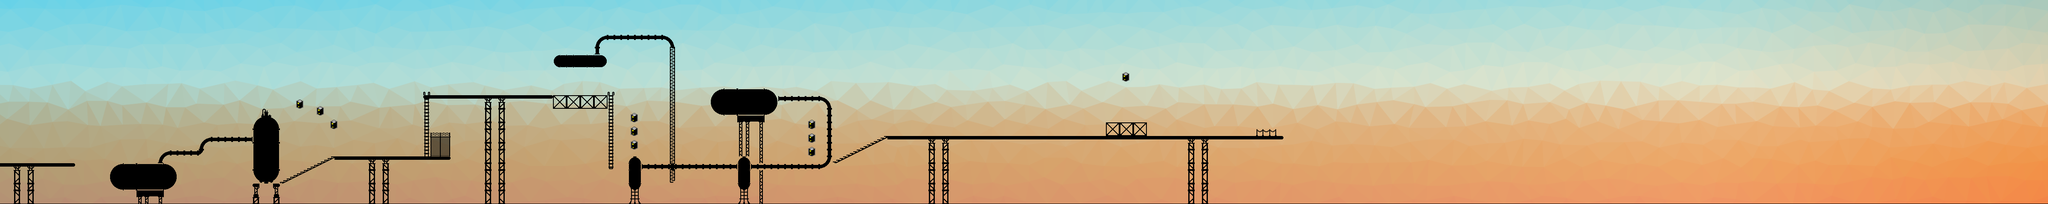

Below is a game level as drawn by its tile map, then a one-line description and the .tmx that defines it (tile-layer data replaced by summaries):
An orthogonal 300x30 tile map with 16x16 px tiles, 2 tile layers (platform, graphics), 2 tilesets, 1 image layer and 74 objects.

<map version="1.0" orientation="orthogonal" renderorder="left-up" width="300" height="30" tilewidth="16" tileheight="16" nextobjectid="132">
 <tileset firstgid="1" name="minimal_industry" tilewidth="16" tileheight="16" tilecount="1160" columns="29">
  <image source="Texture/minimal_industry.png" width="464" height="640" />
 </tileset>
 <tileset firstgid="1161" name="smallBattery" tilewidth="16" tileheight="16" tilecount="260" columns="20">
  <image source="Sprite/Battery/smallBattery.png" width="320" height="213" />
 </tileset>
 <imagelayer name="background">
  <image source="Background/background1.png" width="4978" height="479" />
 </imagelayer>
 <layer name="platform" width="300" height="30">
  <data>[9000 cells, 600 non-empty, 197 distinct tile ids]</data>
 </layer>
 <layer name="graphics" width="300" height="30">
  <data>[9000 cells, 65 non-empty, 10 distinct tile ids]</data>
 </layer>
 <objectgroup name="ground">
  <object id="1" x="0" y="384" width="176" height="16" />
  <object id="5" x="372" y="357" width="53" height="53">
   <ellipse />
  </object>
  <object id="7" x="399.333" y="358" width="96" height="16" />
  <object id="13" x="468" y="324" width="55" height="55">
   <ellipse />
  </object>
  <object id="14" x="496" y="324.667" width="96" height="16" />
  <object id="15" x="594" y="275" width="60" height="60">
   <ellipse />
  </object>
  <object id="16" x="594" y="304" width="60" height="126.667" />
  <object id="17" x="614.667" y="258" width="13.3333" height="18" />
  <object id="30" x="784" y="368" width="272" height="16" />
  <object id="37" x="992" y="224" width="448" height="16" />
  <object id="42" x="1298" y="129.333" width="30" height="30">
   <ellipse />
  </object>
  <object id="44" x="1392" y="130" width="30" height="30">
   <ellipse />
  </object>
  <object id="46" x="1398" y="86" width="40" height="40">
   <ellipse />
  </object>
  <object id="47" x="1424" y="80" width="128" height="16" />
  <object id="48" x="1532" y="85" width="43" height="43">
   <ellipse />
  </object>
  <object id="50" x="1502" y="386.667" width="449.333" height="16" />
  <object id="53" x="1730.67" y="370" width="26" height="26">
   <ellipse />
  </object>
  <object id="54" x="1666" y="211" width="54" height="54">
   <ellipse />
  </object>
  <object id="57" x="1767" y="212" width="55" height="55">
   <ellipse />
  </object>
  <object id="58" x="1696" y="212" width="96" height="16" />
  <object id="59" x="1816" y="227.333" width="106" height="12.6667" />
  <object id="60" x="1936" y="256" width="16" height="129" />
  <object id="64" x="1696" y="256" width="96" height="16" />
  <object id="65" x="1728" y="272" width="64" height="16" />
  <object id="68" x="2080" y="320" width="927.333" height="16" />
  <object id="76" x="288" y="387.333" width="112" height="16" />
  <object id="77" x="259" y="387" width="58" height="58">
   <ellipse />
  </object>
  <object id="79" x="660" y="430" width="123" height="10" />
  <object id="80" x="673" y="422" width="110" height="7" />
  <object id="83" x="685" y="412" width="98" height="9" />
  <object id="84" x="703" y="404" width="80" height="7" />
  <object id="85" x="720" y="396" width="63" height="7" />
  <object id="86" x="737" y="388" width="46" height="8" />
  <object id="87" x="754" y="380" width="30" height="7" />
  <object id="88" x="770" y="373" width="12" height="7" />
  <object id="93" x="1312" y="128" width="96" height="16" />
  <object id="96" x="1397.33" y="108" width="7.33333" height="21.3333" />
  <object id="97" x="1474" y="369.333" width="28" height="28">
   <ellipse />
  </object>
  <object id="99" x="1474" y="384" width="27.3333" height="64" />
  <object id="104" x="1916" y="229.333" width="20" height="20">
   <ellipse />
  </object>
  <object id="106" x="1922" y="233.333" width="20" height="20">
   <ellipse />
  </object>
  <object id="108" x="1927.33" y="240.667" width="20" height="20">
   <ellipse />
  </object>
  <object id="109" x="1952.67" y="380.667" width="127.333" height="5.33333" />
  <object id="110" x="1962" y="376" width="118.667" height="4" />
  <object id="111" x="1969.33" y="372" width="110" height="4" />
  <object id="112" x="1976" y="368" width="103.333" height="4" />
  <object id="113" x="1984.67" y="364.667" width="96" height="4" />
  <object id="114" x="1992" y="359.333" width="88.6667" height="4.66667" />
  <object id="115" x="2000.67" y="355.333" width="80" height="4.66667" />
  <object id="116" x="2009.33" y="352" width="70" height="3.33333" />
  <object id="117" x="2016" y="348.667" width="62.6667" height="3.33333" />
  <object id="118" x="2024" y="344" width="56" height="4" />
  <object id="119" x="2032" y="340.667" width="47.3333" height="4.66667" />
  <object id="120" x="2040.67" y="335.333" width="38.6667" height="4.66667" />
  <object id="121" x="2048.67" y="331.333" width="31.3333" height="3.33333" />
  <object id="122" x="2058" y="328.667" width="20.6667" height="2.66667" />
  <object id="123" x="2064" y="323.333" width="14.6667" height="4" />
  <object id="124" x="2072.67" y="320.667" width="6" height="4.66667" />
  <object id="126" x="2592" y="288" width="95.3333" height="32" />
  <object id="130" x="1312" y="144" width="96" height="16" />
 </objectgroup>
 <objectgroup name="batteries">
  <object id="25" x="695" y="234" width="14" height="21" />
  <object id="26" x="742" y="251" width="15" height="20" />
  <object id="27" x="774" y="283" width="16" height="20" />
  <object id="71" x="1894" y="282" width="16" height="20" />
  <object id="72" x="1895" y="317" width="16" height="17" />
  <object id="73" x="1897" y="347" width="13" height="21" />
  <object id="74" x="1479" y="330.667" width="15" height="20" />
  <object id="102" x="1479.33" y="299.333" width="15.3333" height="17.3333" />
  <object id="103" x="1479.33" y="268" width="15.3333" height="17.3333" />
  <object id="128" x="2630.67" y="174" width="15.3333" height="16.6667" />
 </objectgroup>
 <objectgroup name="saw">
  <object id="92" x="1337.33" y="202" width="43" height="43">
   <ellipse />
  </object>
 </objectgroup>
 <objectgroup name="ladder">
  <object id="36" x="992" y="240" width="16" height="128" />
  <object id="101" x="1424" y="240.667" width="16" height="159.333" />
 </objectgroup>
 <objectgroup name="gate">
  <object id="129" x="2944" y="304" width="48" height="16" />
 </objectgroup>
</map>
